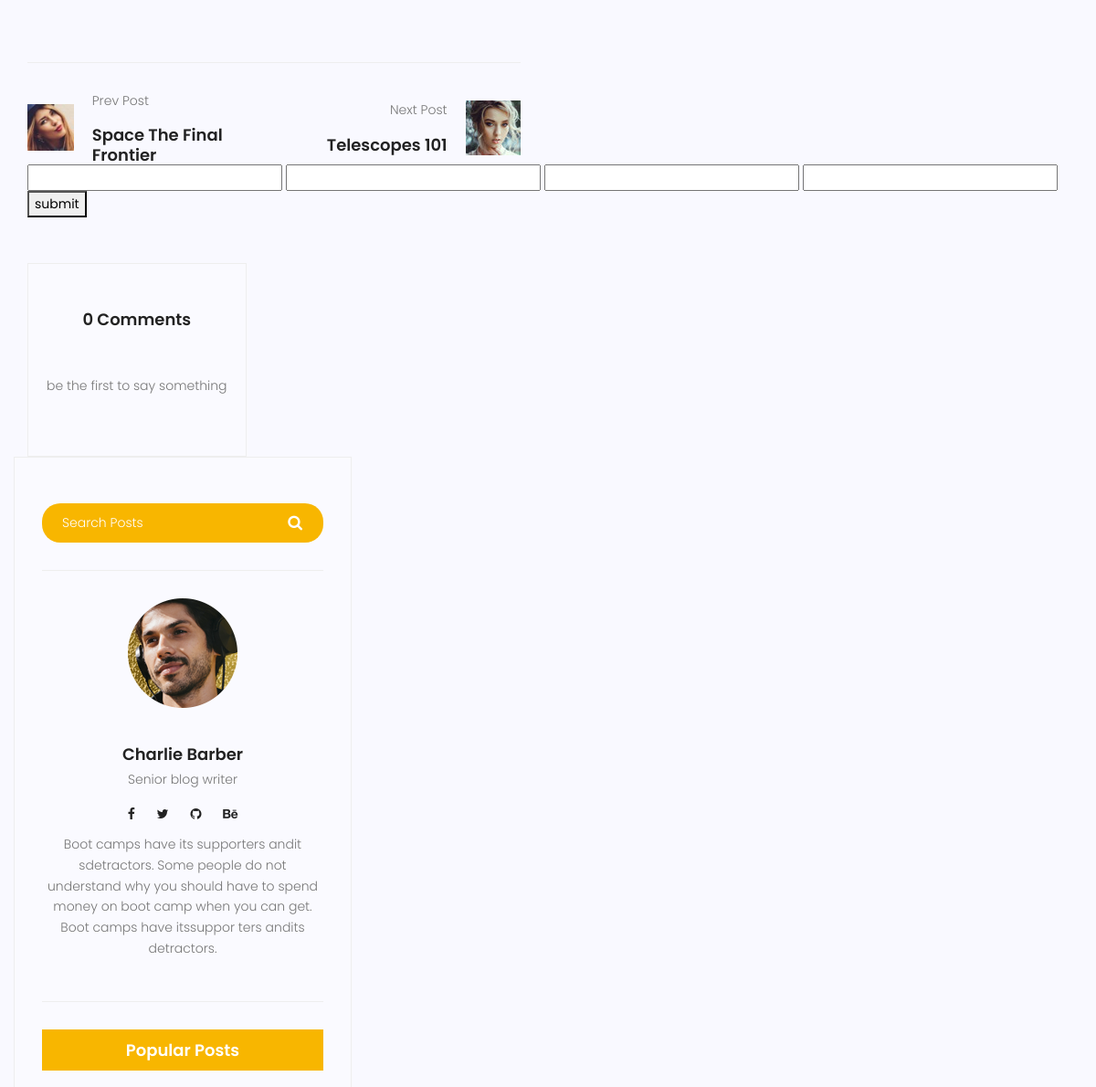
The app's page /blog/2 (middle part), older data.
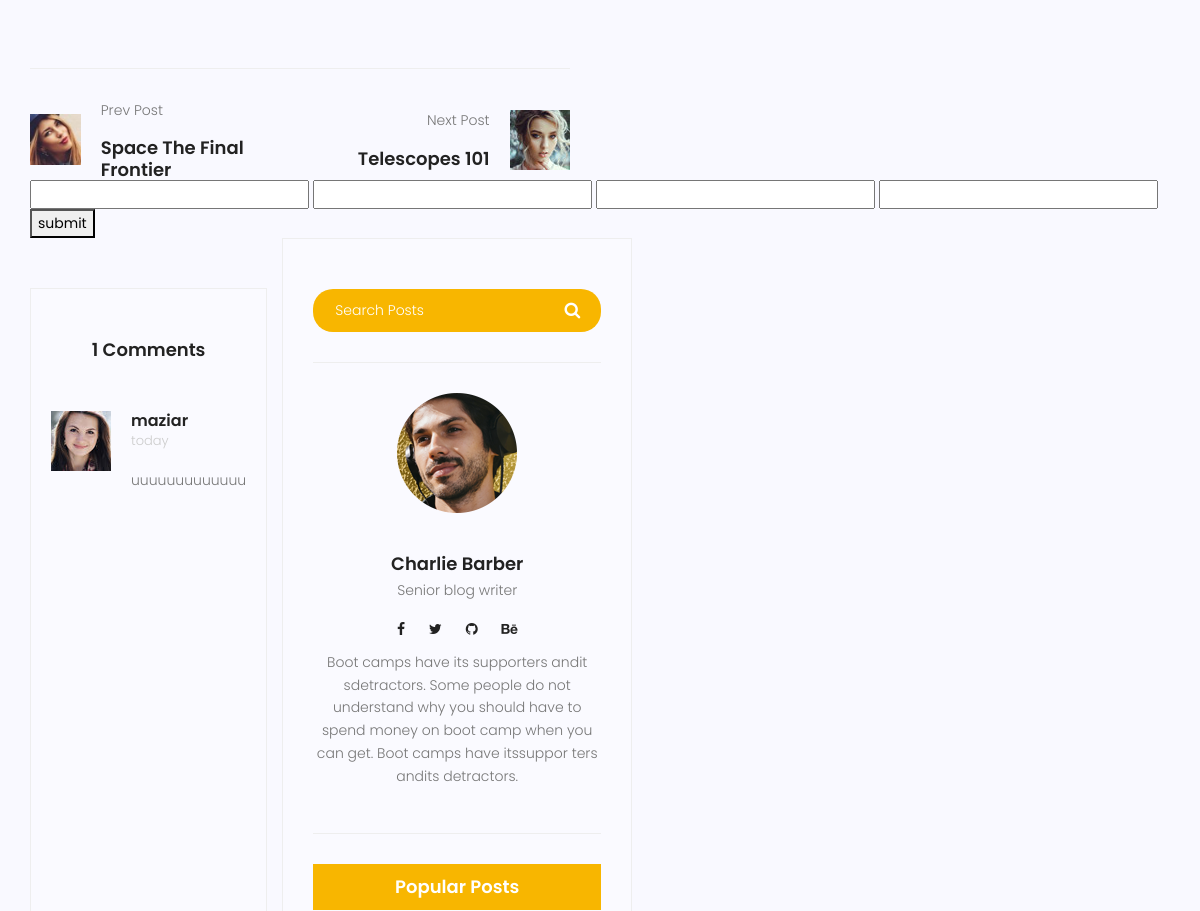
The same page, newer data.
### blog/models.py (models this page shows)
class Comments(models.Model):
  post = models.ForeignKey(Post, on_delete=models.CASCADE)
  name = models.CharField(max_length=255)
  created_date = models.DateTimeField(auto_now_add=True)
  update_date = models.DateTimeField(auto_now=True)
  message = models.TextField()
  subject = models.CharField(max_length=255)
  approve = models.BooleanField(default=True)
  email = models.EmailField()

### blog/views.py (the view, shortened to what this page needs)
# urls.py: path('<int:pid>', views.blog_single, name='single'),
def blog_single(request,pid):
  post = get_object_or_404(Post,pk=pid)
  comments = Comments.objects.filter(post=post.id, approve=True).order_by('created_date')
  form = Comment_form()
  return render(request, 'blog/blog-single.html', {
    'post':post,
    'comments':comments,
    'form':form
  })

### blog/forms.py
class Comment_form(forms.ModelForm):
  class Meta:
    model=Comments
    fields= ['name', 'email', 'subject', 'message','post']

### blog/templatetags/blog-tags.py (called while the page is built)
@register.inclusion_tag('blog/popular-post.html')
def popularposts():
  posts = Post.objects.filter(status=1).order_by("published_date")
  return {
    "posts":posts
  }

### templates/blog/blog-single.html (shortened to what this page needs)
{% extends 'base.html' %}
{% load static %}
{% load blog-tags %}
{% load humanize %}
{% block content %}
<section class="post-content-area single-post-area">
	<div class="container">
		<div class="row">
			<div class="col-lg-8 posts-list">
				<div class="single-post row">
					<div class="col-lg-3  col-md-3 meta-details">
					</div>
					<div class="col-lg-9 col-md-9">
					</div>
				</div>
			</div>
			<div class="navigation-area">
				<div class="row">
					<div class="col-lg-6 col-md-6 col-12 nav-left flex-row d-flex justify-content-start align-items-center">
						<div class="thumb">
							<a href="#"><img class="img-fluid" src="{% static 'img/blog/prev.jpg' %}" alt=""></a>
						</div>
						<div class="arrow">
							<a href="#"></a>
						</div>
						<div class="detials">
							<p>Prev Post</p>
							<a href="#">
								<h4>Space The Final Frontier</h4>
							</a>
						</div>
					</div>
					<div class="col-lg-6 col-md-6 col-12 nav-right flex-row d-flex justify-content-end align-items-center">
						<div class="detials">
							<p>Next Post</p>
							<a href="#">
								<h4>Telescopes 101</h4>
							</a>
						</div>
						<div class="arrow">
							<a href="#"></a>
						</div>
						<div class="thumb">
							<a href="#"><img class="img-fluid" src="{% static 'img/blog/next.jpg' %}" alt=""></a>
						</div>
					</div>
				</div>
			</div>
<form method="post" action="{% url 'blog:single' pid=post.id %}">
	<input name="subject">
	<input name="name">
	<input name="message">
	<input name="email" type="email">
	<button type="submit">submit</button>
</form>
			<div class="comments-area">
				<h4>{{comments|length}} Comments</h4>
				{% for comment in comments %}
				<div class="comment-list">
					<div class="single-comment justify-content-between d-flex">
						<div class="user justify-content-between d-flex">
							<div class="thumb">
								<img src="{% static 'img/blog/c1.jpg' %}" alt="">
							</div>
							<div class="desc">
								<h5><a href="#">{{comment.name}}</a></h5>
								<p class="date">{{comment.created_date|naturalday}}</p>
								<p class="comment">
									{{comment.message}}
								</p>
							</div>
						</div>
					</div>
				{% empty %}
					<p>be the first to say something</p>
				</div>
				{% endfor %}
			</div>
		</div>
		<div class="col-lg-4 sidebar-widgets">
			<div class="widget-wrap">
				<div class="single-sidebar-widget search-widget">
					<form class="search-form" action="#">
						<input placeholder="Search Posts" name="search" type="text" onfocus="this.placeholder = ''"
							onblur="this.placeholder = 'Search Posts'">
						<button type="submit"><i class="fa fa-search"></i></button>
					</form>
				</div>
				{% include 'blog/blog-writer.html' %}
				{% popularposts %}
			</div>
		</div>
	</div>
	</div>
</section>
{% endblock %}

### templates/base.html (shortened to what this page needs)
{% load static %}
<!DOCTYPE html>
<html lang="zxx" class="no-js">
<head>
    <link rel="stylesheet" href="{% static 'css/linearicons.css' %}">
    <link rel="stylesheet" href="{% static 'css/font-awesome.min.css' %}">
    <link rel="stylesheet" href="{% static 'css/bootstrap.css' %}">
    <link rel="stylesheet" href="{% static 'css/magnific-popup.css' %}">
    <link rel="stylesheet" href="{% static 'css/jquery-ui.css' %}">
    <link rel="stylesheet" href="{% static 'css/nice-select.css' %}">
    <link rel="stylesheet" href="{% static 'css/animate.min.css' %}">
    <link rel="stylesheet" href="{% static 'css/owl.carousel.css' %}">
    <link rel="stylesheet" href="{% static 'css/main.css' %}">
  </head>
  <body>
    {% block content %}
    {% endblock %}
		</body>
	</html>

### templates/blog/blog-writer.html
{% load static %}
<div class="single-sidebar-widget user-info-widget">
  <img src="{% static 'img/blog/user-info.png' %}" alt="">
  <a href="#"><h4>Charlie Barber</h4></a>
  <p>
    Senior blog writer
  </p>
  <ul class="social-links">
    <li><a href="#"><i class="fa fa-facebook"></i></a></li>
    <li><a href="#"><i class="fa fa-twitter"></i></a></li>
    <li><a href="#"><i class="fa fa-github"></i></a></li>
    <li><a href="#"><i class="fa fa-behance"></i></a></li>
  </ul>
  <p>
    Boot camps have its supporters andit sdetractors. Some people do not understand why you should have to spend money on boot camp when you can get. Boot camps have itssuppor ters andits detractors.
  </p>
</div>

### templates/blog/popular-post.html (shortened to what this page needs)
{% load static %}
{% load blog-tags %}
<div class="single-sidebar-widget popular-post-widget">
  <h4 class="popular-title">Popular Posts</h4>
</div>

### templates/blog/ads.html (shortened to what this page needs)
{% load static %}

### statics/css/main.css (style rules this page uses)
body { color: #777777; font-family: "Poppins", sans-serif; font-size: 14px; font-weight: 300; line-height: 1.625em; position: relative; }
ol, ul { margin: 0; padding: 0; list-style: none; }
a { -webkit-transition: all 0.3s ease 0s; -moz-transition: all 0.3s ease 0s; -o-transition: all 0.3s ease 0s; transition: all 0.3s ease 0s; }
a, a:focus, a:hover { text-decoration: none; outline: 0; }
h1, h2, h3, h4, h5, h6 { font-family: "Poppins", sans-serif; color: #222222; line-height: 1.2em !important; margin-bottom: 0; margin-top: 0; font-weight: 600; }
h4, .h4 { font-size: 18px; }
h5, .h5 { font-size: 16px; }
h4 { font-size: 18px; }
h5 { font-size: 16px; }
h1, h2, h3, h4, h5, h6 { line-height: 1.5em; }
.post-content-area { background-color: #f9f9ff; }
.post-content-area .single-post { margin-bottom: 50px; }
.post-content-area .single-post .meta-details { text-align: right; margin-top: 35px; }
.sidebar-widgets { padding-bottom: 120px; }
.widget-wrap { background: #fafaff; padding: 20px 0px; border: 1px solid #eee; }
.widget-wrap .single-sidebar-widget { margin: 30px 30px; padding-bottom: 30px; border-bottom: 1px solid #eee; }
.widget-wrap .search-widget form.search-form input[type=text] { color: #fff; padding: 10px 22px; font-size: 14px; border: none; float: left; width: 80%; border-bottom-left-radius: 20px; border-top-left-radius: 20px; background: #f8b600; }
.widget-wrap .search-widget form.search-form button { float: left; width: 20%; padding: 10px; background: #f8b600; color: #fff; font-size: 17px; border: none; cursor: pointer; border-bottom-right-radius: 20px; border-top-right-radius: 20px; }
.widget-wrap .search-widget form.search-form::after { content: ""; clear: both; display: table; }
.widget-wrap .user-info-widget { text-align: center; }
.widget-wrap .user-info-widget a h4 { margin-top: 40px; margin-bottom: 5px; -webkit-transition: all 0.3s ease 0s; -moz-transition: all 0.3s ease 0s; -o-transition: all 0.3s ease 0s; transition: all 0.3s ease 0s; }
.widget-wrap .user-info-widget .social-links li { display: inline-block; margin-bottom: 10px; }
.widget-wrap .user-info-widget .social-links li a { color: #222; padding: 10px; font-size: 14px; -webkit-transition: all 0.3s ease 0s; -moz-transition: all 0.3s ease 0s; -o-transition: all 0.3s ease 0s; transition: all 0.3s ease 0s; }
.widget-wrap .popular-post-widget .popular-title { background: #f8b600; color: #fff; text-align: center; padding: 12px 0px; }
.single-post-area { padding-top: 80px; padding-bottom: 80px; }
.single-post-area .meta-details { margin-top: 20px !important; }
.single-post-area .social-links li { display: inline-block; margin-bottom: 10px; }
.single-post-area .social-links li a { color: #222; padding: 7px; font-size: 14px; -webkit-transition: all 0.3s ease 0s; -moz-transition: all 0.3s ease 0s; -o-transition: all 0.3s ease 0s; transition: all 0.3s ease 0s; }
.single-post-area .arrow { position: absolute; }
.single-post-area .navigation-area { border-top: 1px solid #eee; padding-top: 30px; }
.single-post-area .navigation-area .nav-left { text-align: left; }
.single-post-area .navigation-area .nav-left .thumb { margin-right: 20px; background: #000; }
.single-post-area .navigation-area .nav-left .thumb img { -webkit-transition: all 0.3s ease 0s; -moz-transition: all 0.3s ease 0s; -o-transition: all 0.3s ease 0s; transition: all 0.3s ease 0s; }
.single-post-area .navigation-area .nav-right { text-align: right; }
.single-post-area .navigation-area .nav-right .thumb { margin-left: 20px; background: #000; }
.single-post-area .navigation-area .nav-right .thumb img { -webkit-transition: all 0.3s ease 0s; -moz-transition: all 0.3s ease 0s; -o-transition: all 0.3s ease 0s; transition: all 0.3s ease 0s; }
.comments-area { background: #fafaff; border: 1px solid #eee; padding: 50px 20px; margin-top: 50px; }
.comments-area h4 { text-align: center; margin-bottom: 50px; }
.comments-area a { color: #222; }
.comments-area .comment-list { padding-bottom: 30px; }
.comments-area .comment-list:last-child { padding-bottom: 0px; }
.comments-area .thumb { margin-right: 20px; }
.comments-area .date { font-size: 13px; color: #cccccc; }
.comments-area .comment { color: #777777; }

Row changes from the older to the newer data that the page shows:
added Comments: name "maziar", created_date "today", message "uuuuuuuuuuuuu"
Text that changed along with them:
{{ comments|length }}: "0" → "1"
text no longer shown: "be the first to say something"
